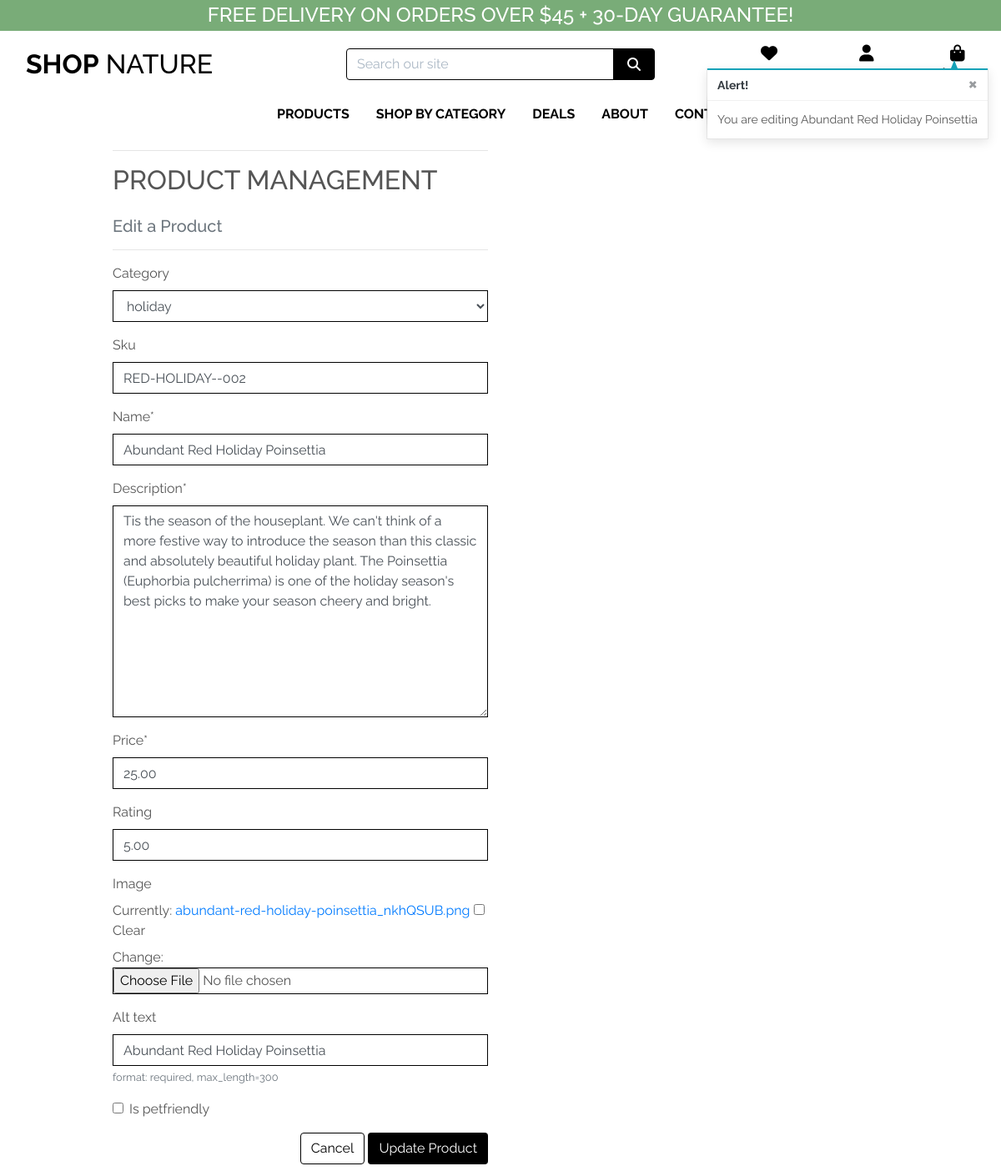
Page /products/edit/2/ (signed in) on the committed database.
### products/models.py (models this page shows, shortened)
class Product(models.Model):
    category = models.ForeignKey(
        'Category', null=True, blank=True, on_delete=models.CASCADE)
    sku = models.CharField(max_length=254, null=True, blank=True)
    name = models.CharField(max_length=254)
    description = models.TextField()
    price = models.DecimalField(max_digits=6, decimal_places=2)
    rating = models.DecimalField(
        max_digits=6, decimal_places=2, null=True, blank=True)
    image = models.ImageField(null=True, blank=True)
    alt = models.CharField(
        max_length=300,
        null=True,
        blank=True,
        unique=False,
        verbose_name='Alt text',
        help_text='format: required, max_length=300'
    )
    is_petfriendly = models.BooleanField()

### products/views.py (the view)
# urls.py: path('edit/<int:product_id>/', views.edit_product, name='edit_product'),
@login_required
def edit_product(request, product_id):
    if not request.user.is_superuser:
        messages.error(request, 'Sorry, only store owners can do that.')
        return redirect(reverse('home'))
    product = get_object_or_404(Product, pk=product_id)
    if request.method == 'POST':
        form = ProductForm(request.POST, request.FILES, instance=product)
        if form.is_valid():
            form.save()
            messages.success(request, 'Successfully updated product!')
            return redirect(reverse('product_detail', args=[product.id]))
        else:
            messages.error(request, 'Failed to update product. Please ensure the form is valid.')
    else:
        form = ProductForm(instance=product)
        messages.info(request, f'You are editing {product.name}')
    template = 'products/edit_product.html'
    context = {
        'form': form,
        'product': product,
    }
    return render(request, template, context)

### products/forms.py
class ProductForm(forms.ModelForm):
    class Meta:
        model = Product
        fields = '__all__'
    def __init__(self, *args, **kwargs):
        super().__init__(*args, **kwargs)
        categories = Category.objects.all()
        friendly_names = [(c.id, c.get_friendly_name()) for c in categories]
        self.fields['category'].choices = friendly_names
        for field_name, field in self.fields.items():
            field.widget.attrs['class'] = 'border-black rounded-0'

### cart/contexts.py (called while the page is built, shortened)
def cart_contents(request):
    cart_items = []
    total = 0
    product_count = 0
    cart = request.session.get('cart', {})
    if total < settings.FREE_DELIVERY_THRESHOLD:
        delivery = total * Decimal(settings.STANDARD_DELIVERY_PERCENTAGE / 100)
        free_delivery_delta = settings.FREE_DELIVERY_THRESHOLD - total
    else:
        delivery = 0
        free_delivery_delta = 0
    grand_total = delivery + total
    context = {
        'cart_items': cart_items,
        'total': total,
        'product_count': product_count,
        'delivery': delivery,
        'free_delivery_delta': free_delivery_delta,
        'free_delivery_threshold': settings.FREE_DELIVERY_THRESHOLD,
        'grand_total': grand_total,
    }
    return context

### products/models.py (called while the page is built)
    def get_friendly_name(self):
        return self.friendly_name

### products/templates/products/edit_product.html (shortened to what this page needs)
{% extends "base.html" %}
{% load static %}
{% block page_header %}
<div class="container header-container">
</div>
{% endblock %}
{% block content %}
<div class="overlay"></div>
<div class="container">
    <div class="row">
        <div class="col-12 col-md-6">
            <hr>
            <h2 class="logo-font mb-4">Product Management</h2>
            <h5 class="text-muted">Edit a Product</h5>
            <hr>
        </div>
    </div>
    <div class="row">
        <div class="col-12 col-md-6">
            <form method="POST" action="{% url 'edit_product' product.id %}" class="form mb-2"
                enctype="multipart/form-data">
                {{ form | crispy }}
                <div class="text-right">
                    <a class="btn btn-outline-black rounded-2" href="{% url 'products' %}">Cancel</a>
                    <button class="btn btn-black rounded-2" type="submit">Update Product</button>
                </div>
            </form>
        </div>
    </div>
</div>
{% endblock %}

### static/css/base.css (style rules this page uses)
html { height: 100%; }
body { background: url('/media/heroo.jpg') no-repeat center center fixed; background-size: cover; height: calc(100vh - 164px); color: #555; font-family: 'Raleway'; }
.logo-font { text-transform: uppercase; }
.btn-black { background: black; color: white; }
.btn-outline-black { background: white; color: black !important; border: 1px solid black; }
.border-black { border: 1px solid black !important; }
.overlay { height: 100%; width: 100%; top: 0; left: 0; position: fixed; background: white; z-index: -1; }
@media (min-width: 1200px) { .container { max-width: 80%; } }
@media (min-width: 992px) { .header-container { padding-top: 164px; } }

### rows in the picture
Product: category "holiday", sku "RED-HOLIDAY--002", name "Abundant Red Holiday Poinsettia", description "Tis the season of the houseplant. We can't think of a more festive way to introduce the season than this classic and absolutely beautiful holiday plant. The Poinsettia (Euphorbia pulcherrima) is one of the holiday season's best picks to make your season cheery and bright.", price "25.00", rating "5.00", alt "Abundant Red Holiday Poinsettia"

### other values in the picture
{{ free_delivery_threshold }} "45"
{{ message }} "You are editing Abundant Red Holiday Poinsettia"
